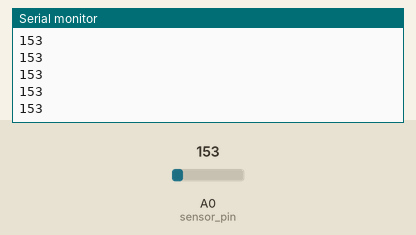
Bench run of a sketch on a simulated Arduino Uno, built with avr-gcc and run on an emulated ATmega328P. Shown: the last lines printed to the serial monitor. The inputs (shaded band) are chosen by the test bench; at power-on: A0 (sensor_pin) = 153.

Above: at 1.2 s.
1.3 s: A0 (sensor_pin) set to 165
At 2.1 s:
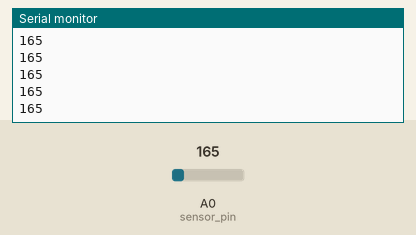
2.8 s: A0 (sensor_pin) set to 175
At 3.5 s:
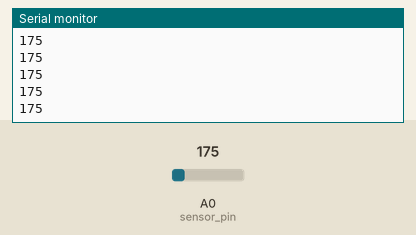
Timing chart, 0 to 5.8 s (numbered marks = the images above; inputs shaded):
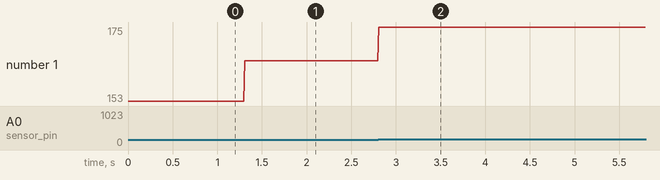

Measured:
- after the input at 1.3 s, the serial monitor: prints a new line at once (image 1)
- after the input at 2.8 s, the serial monitor: prints a new line at once (image 2)
- plotted number 1: 153 → 165 after the input at 1.3 s, 165 → 175 after the input at 2.8 s

The sketch:

temperature_sensor_test.ino
```cpp
// (licence header left out)
const int sensor_pin = 0; // Sensor on analog 0 pin

void setup() {
  Serial.begin(9600);
}

void loop() {
  // Get sensor value
  int sensor_value = analogRead(sensor_pin);

  // Print on serial
  Serial.println(sensor_value);
  delay(10);
}
```
